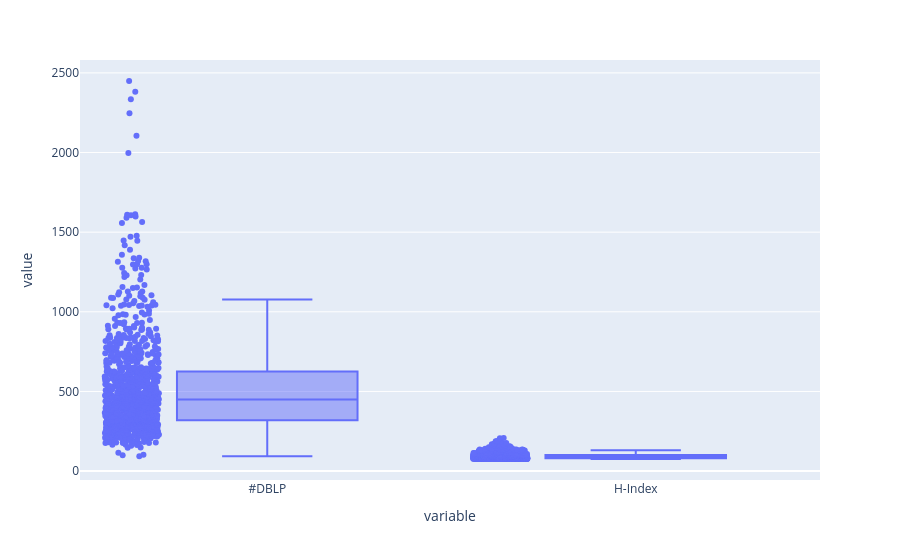

The notebook cell saved with this chart:
### Markdown cell above
Multiple BoxPlots

### Code cell
px.box(df, y=['#DBLP', 'H-Index'], points='all').show(render='colab')

### Figure 1 — Plotly figure (JSON) as saved in the notebook; plotly's stock layout.template omitted (floating-point values rounded to 4 significant figures; data arrays with more than 128 entries replaced by an {"elided": "..."} marker saying what was removed)
{"data": [{"alignmentgroup": "True", "boxpoints": "all", "hovertemplate": "variable=%{x}<br>value=%{y}<extra></extra>", "legendgroup": "", "marker": {"color": "#636efa"}, "name": "", "notched": false, "offsetgroup": "", "orientation": "v", "showlegend": false, "type": "box", "x": {"elided": "2000 str values"}, "x0": " ", "xaxis": "x", "y": {"elided": "2000 int values"}, "y0": " ", "yaxis": "y"}], "layout": {"boxmode": "group", "legend": {"tracegroupgap": 0}, "margin": {"t": 60}, "xaxis": {"anchor": "y", "domain": [0, 1], "title": {"text": "variable"}}, "yaxis": {"anchor": "x", "domain": [0, 1], "title": {"text": "value"}}}}
